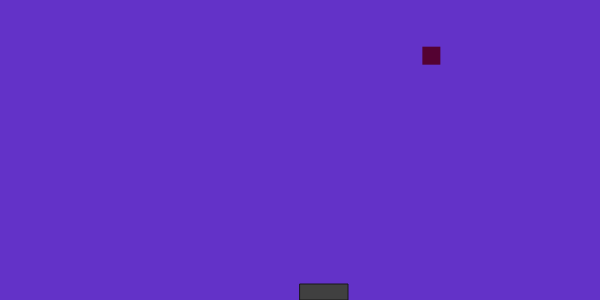
Frame 1 (no input)
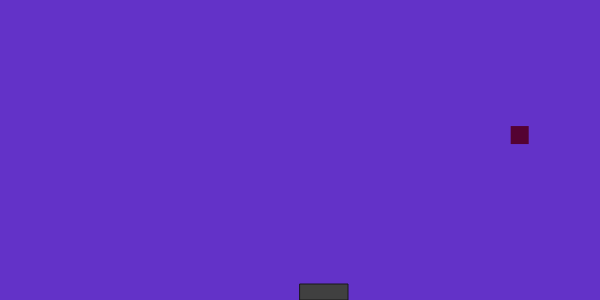
Frame 60 (no input)
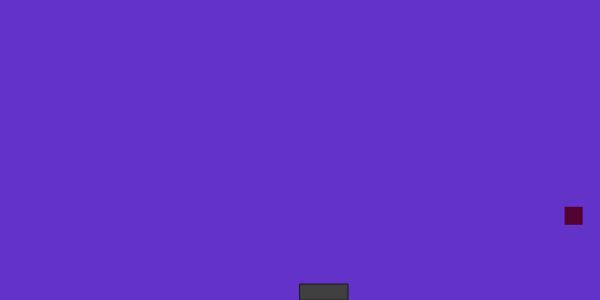
Frame 120 (the mouse pressed at the canvas centre since frame 60)

The p5.js sketch that drew these frames (run headless with seeded random() and noise() and a simulated clock; from frame 60 on, the mouse is pressed at the canvas centre):

// p5.js sketch
// ── sketch.js
var paddle_x, paddle_y;
var paddle_w, paddle_h;
var paddle_step;
var ball_x, ball_y;
var ball_r;
var ball_x_step, ball_y_step;
var ball_x2, ball_y2;
var ball_r2;
var ball_x_step2, ball_y_step2;
var score;

function setup() {
    createCanvas(600, 300);
    paddle_h = 16;
    paddle_w = 3 * paddle_h;
    paddle_x = width / 2;
    paddle_y = height - paddle_h;
    paddle_step = 0;
    ball_r = 18;
    ball_r2 = 16;
    reset();
    score = 0;
}

function draw() {
    background(99, 50, 200);
    // move paddle
    //paddle_x += (mouseX - paddle_x) * .1;
    paddle_x = paddle_x + paddle_step;
    // is the ball hitting the right or left wall?
    if (ball_x - ball_r < 0 || ball_x + ball_r > width) {
        ball_x_step = -ball_x_step;
    }
    // is the second ball hitting the right or left wall?
    if (ball_x2 - ball_r2 < 0 || ball_x2 + ball_r2 > width) {
        ball_x_step2 = -ball_y_step2;
    }
    // hitting the top?
    if (ball_y - ball_r < 0) {
        ball_y_step = -ball_y_step;
    }
    // second ball hitting the top?
    if (ball_y2 - ball_r2 < 0) {
        ball_y_step2 = -ball_y_step2;
    }
    //second ball hitting the paddle?
    if (ball_y2 + ball_r2 > paddle_y) {
        if (ball_x2 >= paddle_x2 && ball_x2 <= paddle_x + paddle_w) {
            ball_y_step2 = -ball_y_step2;
            ball_y2 = paddle_y - ball_r2;
        }
    }
    else if (ball_y2 + ball_r2 > paddle_y) {
        reset();
    }
    // move 2nd ball 
    ball_x2 = ball_x2 + ball_x_step2;
    ball_y2 = ball_y2 + ball_y_step2;
    // move ball by ball_x_step and ball_y_step
    ball_x = ball_x + ball_x_step;
    ball_y = ball_y + ball_y_step;
    // draw 2nd ball
    noStroke();
    fill(196, 0, 0);
    rect(ball_x2, ball_y2, ball_r2, ball_r2);
    // hitting the paddle?
    if (ball_y + ball_r > paddle_y) {
        if (ball_x >= paddle_x && ball_x <= paddle_x + paddle_w) {
            ball_y_step = -ball_y_step;
            ball_y = paddle_y - ball_r;
            score = score + 1;
        }
    }
    else if (ball_y + ball_r > paddle_y) {
        reset();
    }
    //draw ball
    noStroke();
    fill(84, 2, 50);
    rect(ball_x, ball_y, ball_r, ball_r);
    // draw paddle
    stroke(24);
    fill(64);
    rect(paddle_x, paddle_y, paddle_w, paddle_h);
}

function reset() {
    ball_x = random(ball_r, width - ball_r);
    ball_y = random(ball_r, height / 2);
    ball_x_step = random(-3, 3);
    ball_y_step = random(1, 3);
    ball_x2 = random(ball_r2, width - ball_r2);
    ball_y2 = random(ball_r2, height / 2);
    ball_x_step2 = random(-3, 3);
    ball_y_step = random(1, 3);
}

function keyPressed() {
    if (keyCode == LEFT_ARROW) {
        paddle_step = -6;
    }
    else if (keyCode == RIGHT_ARROW) {
        paddle_step = 6;
    }
    else if (key == ' ') {
        reset();
    }
}

function keyReleased() {
    paddle_step = 0;
}
